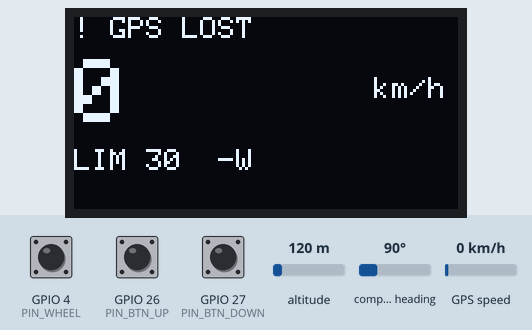
Simulated run of this sketch. Board: ESP32. Shown: 128×64 one-colour display. The inputs (shaded band) are chosen by the test bench; at power-on: GPS speed 0 km/h, GPIO 4 (PIN_WHEEL) HIGH, GPIO 26 (PIN_BTN_UP) HIGH, GPIO 27 (PIN_BTN_DOWN) HIGH, altitude 120 m, compass heading 90°. EEPROM starts erased; the GPS gets a fix after 3 s at 37.7749, -122.4194 with 8 satellites; what the sketch prints to the serial monitor is not drawn.

Above: at 1.2 s.
1.3 s: GPS speed set to 4 km/h
At 5.2 s:
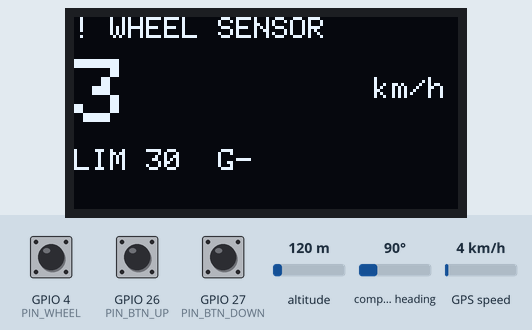
5.4 s: GPIO 4 (PIN_WHEEL) pulled LOW for 0.15 s
At 7.1 s:
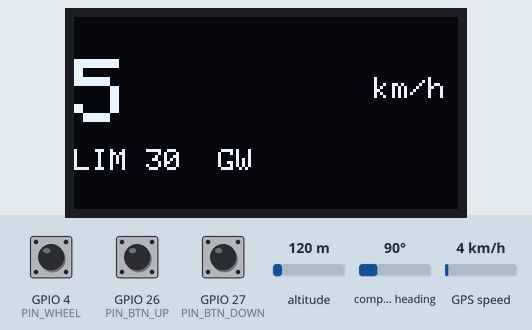
9.1 s: GPS speed set to 60 km/h
At 12.1 s:
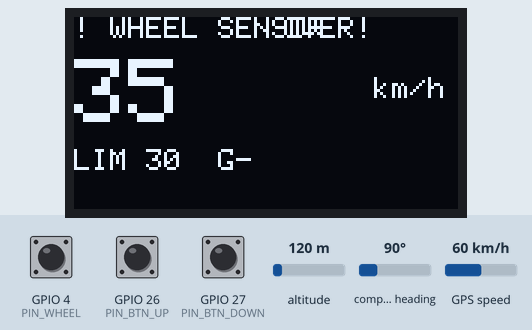
13.2 s: GPIO 4 (PIN_WHEEL) pulled LOW for 1 s
14.8 s: GPIO 26 (PIN_BTN_UP) pulled LOW for 0.15 s
At 15.12 s:
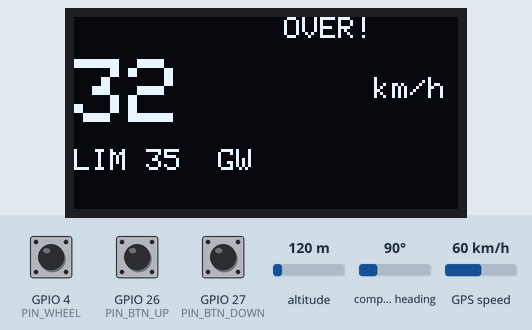
15.5 s: GPIO 27 (PIN_BTN_DOWN) pulled LOW for 0.15 s
At 16.1 s:
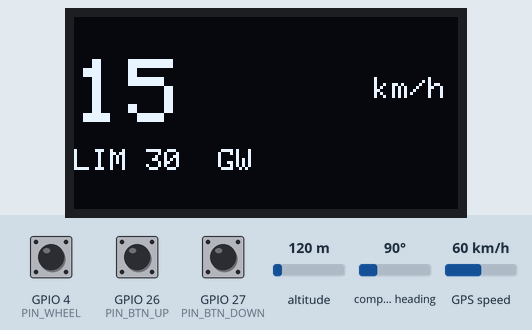
Timing chart, 0 to 18.1 s (numbered marks = the images above; inputs shaded):
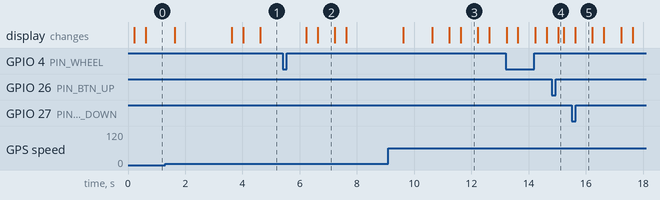

The sketch:

car_speed_tracker.ino
```cpp
/*
 * Car Speed Tracker - Embedded Prototype (ESP32)
 * ------------------------------------------------
 *  - GPS speed (NEO-6M via UART, TinyGPSPlus)
 *  - Hall wheel-speed sensor via HARDWARE INTERRUPT
 *  - Kalman fusion of GPS + wheel speed
 *  - Power-loss-safe logging: RAM-cached circular buffer -> flash commit
 *  - Fully non-blocking (async task scheduler, no delay())
 *  - Failsafes: GPS fix loss, wheel-sensor disconnect, total data loss
 *
 * Test without hardware: run gps_simulator.py on your PC and feed the ESP32's
 * Serial2 with the generated NMEA (or wire GPS TX to a USB-TTL adapter).
 */

#include <TinyGPSPlus.h>
#include <EEPROM.h>
#define USE_DISPLAY 1
#if USE_DISPLAY
  #include <Wire.h>
  #include <Adafruit_GFX.h>
  #include <Adafruit_SSD1306.h>
#endif

// ----------------------------- Pin map ------------------------------------
#define PIN_WHEEL      4      // Hall sensor OUT (interrupt-capable, pull-up)
#define PIN_BTN_UP     26     // limit +5  (active LOW, to GND)
#define PIN_BTN_DOWN   27     // limit -5  (active LOW, to GND)
#define PIN_SDA        21     // OLED
#define PIN_SCL        22     // OLED
#define GPS_RX_PIN     16     // ESP32 RX  <-  GPS TX
#define GPS_TX_PIN     17     // ESP32 TX  ->  GPS RX (optional)

// --------------------------- Calibration ----------------------------------
const float WHEEL_CIRC_M      = 2.00f;   // 2 * pi * wheel radius [m]
const float PULSES_PER_REV    = 1.0f;    // magnets per wheel (ABS: teeth count)
const float LIMIT_STEP_KMH    = 5.0f;
float       speedLimitKmh     = 30.0f;   // adjustable at runtime

// ------------------------- Task periods [ms] -------------------------------
const uint32_t GPS_PUMP_MS    = 10;      // feed the NMEA parser
const uint32_t COMPUTE_MS     = 500;     // speed + fusion + failsafes
const uint32_t DISPLAY_MS     = 200;     // OLED refresh (fixed rate, no flicker)
const uint32_t FLUSH_MS       = 10000;   // flash commit interval
const uint32_t BUTTON_MS      = 50;      // debounce poll

// --------------------------- Failsafe limits -------------------------------
const uint8_t  MIN_SATS       = 4;
const uint32_t GPS_MAX_AGE_MS = 1500;
const float    MAX_HOP        = 8.0f;
const uint32_t WHEEL_TIMEOUT_MS = 1500;  // no pulse this long => sensor fault
const float    MOVING_KMH     = 3.0f;    // above this, wheel must produce pulses

// ========================== 1. KALMAN FILTER ===============================
// Scalar constant-speed Kalman: smooths noisy GPS and jumpy sensor data.
class Kalman1D {
public:
  Kalman1D(float q, float r) : x(0), p(1000), q(q), r(r) {}
  void predict(uint32_t dtMs) { p += q * (dtMs / 1000.0f); }
  void update(float z, float measR) {
    float k = p / (p + measR);
    x += k * (z - x);
    p *= (1.0f - k);
  }
  float value() const { return x; }
  void reset(float v) { x = v; p = 1000; }
private:
  float x, p, q, r;
};

// GPS noise adapts to signal quality: shaky fix -> trust it less.
float gpsNoiseR(float hdop) { return 4.0f + hdop * hdop; }

// ==================== 2. WHEEL SPEED: HARDWARE INTERRUPT ===================
// Interrupts count every pulse; nothing blocks the main loop, so no pulse is
// missed even at high speed (polled digitalRead() WOULD miss pulses).
volatile uint32_t pulseCount   = 0;
volatile uint32_t lastPulseMs  = 0;

void IRAM_ATTR onWheelPulse() {           // IRAM_ATTR: keep ISR in fast memory
  pulseCount++;
  lastPulseMs = millis();
}

// ==================== 3. POWER-SAFE LOG BUFFER (EEPROM) ======================
// Records live in the emulated-EEPROM RAM cache; flash is committed sparingly
// (every FLUSH_MS, or IMMEDIATELY when an overspeed event occurs so evidence
// survives a sudden power cut). Boot scan recovers the write position after
// power loss via per-slot sequence numbers.
struct LogRec {                 // 12 bytes
  uint32_t seq;                 // monotonically increasing
  uint16_t speedX10;            // 0.1 km/h resolution
  uint16_t flags;               // bit0 GPS_OK bit1 WHEEL_OK bit2 OVER
                                // bit3 EVENT bit4 GPS_WARN bit5 WHEEL_WARN
  uint32_t timeSec;             // uptime seconds (use RTC/NTP in production)
};
const uint8_t  SLOT_COUNT  = 40;                    // 40*12 = 480B + header
const uint16_t EEPROM_SIZE = 512;

uint32_t nextSeq  = 1;
bool     logDirty = false;

// crash-safe resume: a slot is valid only if its seq wraps to its index
void logScanOnBoot() {
  uint32_t best = 0;
  for (uint8_t i = 0; i < SLOT_COUNT; i++) {
    LogRec r;
    EEPROM.get(sizeof(uint32_t) + i * sizeof(LogRec), r);
    if (r.seq > best && (r.seq % SLOT_COUNT) == i) best = r.seq;
  }
  nextSeq = best + 1;
  Serial.printf("[LOG] resumed at seq=%lu (%lu records on disk)\n", nextSeq, best);
}

void logWrite(float speedKmh, uint16_t flags) {
  LogRec r{ nextSeq, (uint16_t)(speedKmh * 10.0f), flags,
            (uint32_t)(millis() / 1000) };
  EEPROM.put(sizeof(uint32_t) + (nextSeq % SLOT_COUNT) * sizeof(LogRec), r);
  nextSeq++;
  logDirty = true;
}

void logFlush() {
  if (logDirty && EEPROM.commit()) logDirty = false;   // flash written here
}

void logPrintAll() {
  for (uint8_t i = 0; i < SLOT_COUNT; i++) {
    LogRec r; EEPROM.get(sizeof(uint32_t) + i * sizeof(LogRec), r);
    if (r.seq == 0 || (r.seq % SLOT_COUNT) != i) continue;   // empty/corrupt
    Serial.printf("#%lu  %lus  %.1f km/h  flags=0x%02X\n",
                  r.seq, r.timeSec, r.speedX10 / 10.0f, r.flags);
  }
}

void logClear() {
  for (uint8_t i = 0; i < SLOT_COUNT; i++) {
    LogRec r{0,0,0,0};
    EEPROM.put(sizeof(uint32_t) + i * sizeof(LogRec), r);
  }
  logFlush(); nextSeq = 1;
  Serial.println("[LOG] cleared.");
}

// ============================ Shared state =================================
TinyGPSPlus gps;
Kalman1D    speedKf(0.8f, 4.0f);          // process noise, base meas noise
float       fusedKmh = 0, wheelKmh = 0, gpsKmh = 0;
bool        gpsOk = false, wheelOk = false, overSpeed = false;

uint32_t tGps = 0, tCompute = 0, tDisplay = 0, tFlush = 0, tButton = 0;

// ============================ SETUP =========================================
#if USE_DISPLAY
Adafruit_SSD1306 display(128, 64, &Wire, -1);
bool displayOk = false;
#endif

void setup() {
  Serial.begin(115200);
  Serial.println("\n=== Car Speed Tracker prototype ===");

  pinMode(PIN_WHEEL, INPUT_PULLUP);
  attachInterrupt(digitalPinToInterrupt(PIN_WHEEL), onWheelPulse, RISING);

  pinMode(PIN_BTN_UP, INPUT_PULLUP);
  pinMode(PIN_BTN_DOWN, INPUT_PULLUP);

  Serial2.begin(9600, SERIAL_8N1, GPS_RX_PIN, GPS_TX_PIN);

  EEPROM.begin(EEPROM_SIZE);
  logScanOnBoot();

  #if USE_DISPLAY
    Wire.begin(PIN_SDA, PIN_SCL);
    displayOk = display.begin(SSD1306_SWITCHCAPVCC, 0x3C);
    if (!displayOk) Serial.println("[WARN] OLED not found - serial output only.");
  #endif
}

// ============================ GPS PUMP TASK ================================
void gpsPump() {
  while (Serial2.available()) gps.encode(Serial2.read());
}

// ==================== 4/5. COMPUTE TASK: SPEED + FAILSAFES ==================
void computeTask() {
  uint32_t now  = millis();
  uint32_t dtMs = now - tCompute;

  // ---- wheel speed from interrupt counts ----
  static uint32_t lastPulseCount = 0;
  uint32_t pulses;
  noInterrupts(); pulses = pulseCount; interrupts();   // atomic snapshot
  uint32_t delta = pulses - lastPulseCount;
  lastPulseCount = pulses;

  wheelKmh = (delta * (WHEEL_CIRC_M / PULSES_PER_REV) / (dtMs / 1000.0f)) * 3.6f;
  bool wheelFresh = (now - lastPulseMs) < WHEEL_TIMEOUT_MS;

  // ---- FAILSAFE #1: satellite drop / fix loss ----
  gpsOk = gps.location.isValid()
          && (gps.location.age() < GPS_MAX_AGE_MS)
          && gps.satellites.isValid()
          && (gps.satellites.value() >= MIN_SATS)
          && (!gps.hdop.isValid() || gps.hdop.hdop() < MAX_HOP);
  gpsKmh = gpsOk ? gps.speed.kmph() : fusedKmh;   // hold last value if stale

  // ---- FAILSAFE #2: wheel sensor disconnected ----
  // GPS says we are moving but the wheel line is silent => sensor/wiring gone.
  // At a standstill, silence is normal - do not alarm then.
  wheelOk = wheelFresh || (gpsOk && gpsKmh < MOVING_KMH);

  // ---- Kalman fusion (measurement gating makes it failsafe-aware) ----
  speedKf.predict(dtMs);
  if (gpsOk)                 speedKf.update(gpsKmh, gpsNoiseR(gps.hdop.hdop()));
  if (wheelOk && wheelFresh) speedKf.update(wheelKmh, 1.0f);  // wheel: tight noise
  fusedKmh = speedKf.value();

  bool noData = !gpsOk && !wheelOk;   // FAILSAFE #3 handled at display/logging

  // ---- overspeed event (edge-triggered; logs + flushes immediately) ----
  bool over = fusedKmh > speedLimitKmh;
  uint16_t flags = (gpsOk<<0) | (wheelOk<<1) | (over<<2)
                 | ((!gpsOk)<<4) | ((!wheelOk)<<5);
  if (over && !overSpeed) {                 // rising edge = incident begins
    flags |= (1<<3);                        // EVENT bit
    logWrite(fusedKmh, flags);
    logFlush();                             // commit NOW: power cut can't
    Serial.printf("[EVENT] OVERSPEED %.1f km/h (limit %.0f)\n",
                  fusedKmh, speedLimitKmh); // erase the evidence
  }
  overSpeed = over;

  // ---- periodic 1 Hz logging ----
  static uint32_t last1Hz = 0;
  if (now - last1Hz >= 1000) { last1Hz = now; logWrite(noData ? 0 : fusedKmh, flags); }

  tCompute = now;
}

// ============================ DISPLAY TASK =================================
#if USE_DISPLAY
void displayTask() {
  display.clearDisplay();
  display.setTextColor(SSD1306_WHITE);

  bool noData = !gpsOk && !wheelOk;
  float shown = noData ? 0.0f : fusedKmh;   // FAILSAFE #3: zero + warning

  display.setTextSize(3);                   // big speed digits
  display.setCursor(0, 14);
  display.printf("%.0f", shown);

  display.setTextSize(1);
  display.setCursor(100, 20); display.print("km/h");
  display.setCursor(0, 44);
  display.printf("LIM %.0f  %s%s", speedLimitKmh,
                 gpsOk ? "G" : "-", wheelOk ? "W" : "-");

  display.setCursor(0, 0);
  if (noData)        display.print("! NO SENSOR DATA");
  else if (!gpsOk)   display.print("! GPS LOST");
  else if (!wheelOk) display.print("! WHEEL SENSOR");
  if (overSpeed) { display.setCursor(70, 0); display.print("OVER!"); }

  display.display();                        // fixed-rate refresh: no flicker
}
#endif

// ============================ BUTTON TASK ==================================
void buttonTask() {
  static bool lastUp = true, lastDown = true;
  bool up   = digitalRead(PIN_BTN_UP);
  bool down = digitalRead(PIN_BTN_DOWN);
  if (lastUp && !up)     { speedLimitKmh += LIMIT_STEP_KMH;
                           Serial.printf("Limit -> %.0f\n", speedLimitKmh); }
  if (lastDown && !down) { speedLimitKmh = max(5.0f, speedLimitKmh - LIMIT_STEP_KMH);
                           Serial.printf("Limit -> %.0f\n", speedLimitKmh); }
  lastUp = up; lastDown = down;
}

// ============================ SERIAL COMMANDS ==============================
void serialCommands() {
  if (!Serial.available()) return;
  char c = Serial.read();
  switch (c) {
    case 'u': speedLimitKmh += LIMIT_STEP_KMH; break;
    case 'd': speedLimitKmh = max(5.0f, speedLimitKmh - LIMIT_STEP_KMH); break;
    case 'p': logPrintAll(); break;
    case 'c': logClear(); break;
    case '?': Serial.println("u/d=limit  p=print log  c=clear log"); break;
  }
}

// ============================ MAIN LOOP (all async) ========================
void loop() {
  uint32_t now = millis();

  if (now - tGps    >= GPS_PUMP_MS) { tGps    = now; gpsPump(); }
  if (now - tCompute >= COMPUTE_MS) { computeTask(); }          // sets tCompute
  if (now - tDisplay >= DISPLAY_MS) { tDisplay = now;
                                      #if USE_DISPLAY
                                        if (displayOk) displayTask();
                                      #endif
                                    }
  if (now - tButton >= BUTTON_MS)   { tButton  = now; buttonTask(); }
  if (now - tFlush  >= FLUSH_MS)    { tFlush   = now; logFlush(); }
  serialCommands();
}
```

Measured:
- the behaviour switches between 2 and 3 km/h on GPS speed (found by bisection; images 0 and 1)
- after the input at 1.3 s, the display: first differs from a run without the input after 2.3 s (image 1 shows a later state)
- after the input at 5.4 s, the display: first changes after 0.83 s (image 2 shows a later state)
- after the input at 9.1 s, the display: first differs from a run without the input after 1.5 s (image 3 shows a later state)
- after the input at 14.8 s, the display: changes after 0.23 s (image 4)
- what the display in image 2 shows lasts 0.6 s, from 6.6 s to 7.2 s
